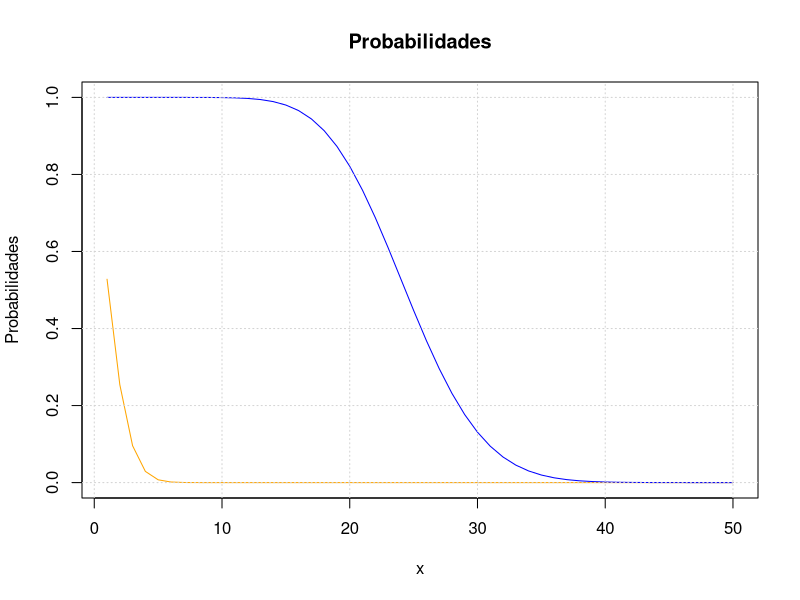

Reproduce this figure in R.
## ---- chunk 1
knitr::opts_chunk$set(echo = TRUE)
## ---- chunk 2
setwd(".")
library(knitr)
## ---- chunk 3
#P(X > 1)
n <- 35
p <- 0.05
PA <- 1-pbinom(1,n,p)
x <- seq(1,50,1)
y35 <-1-pbinom(x,n,p)
## ---- chunk 4
#P(X > 10)
n2 <- 500
p2 <- 0.05
PB <-1-pbinom(9,n2,p2)
y500 <-1-pbinom(x,n2,p2)
## ---- chunk 5
plot(x,y35, type="l", col="orange",main = "Probabilidades",ylab = "Probabilidades", ylim = c(0, max(y500)))
points(x,y500,type = "l",col="blue")
grid()
